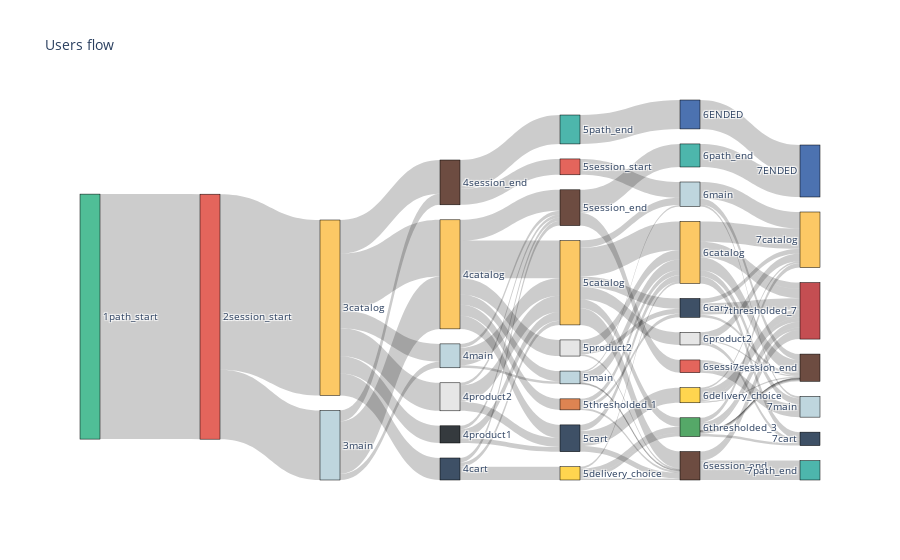

The notebook cell this image was saved under:
### Code cell
step_sankey.plot(max_steps=7, threshold=0.05, events_to_keep=['payment_done'], weight_col='user_id', title='Users flow')

### Figure 1 — Plotly figure (JSON) as saved in the notebook; plotly's stock layout.template omitted (floating-point values rounded to 4 significant figures)
{"data": [{"link": {"hovertemplate": "Step from %{source.label}<br />to %{target.label}<br />made %{value} users", "source": [0, 1, 1, 3, 3, 3, 3, 3, 3, 2, 2, 2, 5, 5, 5, 9, 9, 9, 9, 9, 9, 6, 6, 6, 4, 4, 4, 7, 7, 7, 8, 8, 15, 15, 15, 18, 18, 18, 18, 18, 18, 12, 12, 12, 12, 11, 11, 11, 16, 10, 10, 10, 14, 14, 14, 17, 17, 13, 27, 23, 23, 23, 28, 28, 28, 28, 28, 28, 21, 21, 21, 21, 22, 22, 22, 22, 25, 25, 25, 24, 22, 22, 22, 19, 19, 19, 26, 26, 20], "target": [1, 3, 2, 5, 9, 6, 4, 7, 8, 9, 6, 8, 18, 12, 17, 15, 18, 11, 10, 14, 17, 18, 11, 17, 15, 18, 17, 15, 18, 17, 16, 13, 28, 21, 26, 23, 28, 25, 22, 19, 26, 28, 22, 22, 26, 28, 25, 26, 27, 23, 28, 26, 23, 28, 26, 24, 20, 25, 33, 34, 35, 32, 29, 34, 31, 35, 35, 32, 34, 35, 35, 32, 35, 32, 35, 32, 34, 31, 32, 33, 29, 34, 32, 29, 34, 32, 30, 35, 31], "value": [3751, 2686, 1065, 337, 869, 272, 263, 429, 516, 801, 94, 170, 64, 203, 70, 200, 576, 159, 169, 247, 319, 269, 37, 60, 74, 134, 55, 137, 248, 44, 443, 243, 94, 231, 86, 158, 439, 109, 138, 193, 254, 30, 95, 54, 24, 159, 22, 15, 443, 56, 83, 30, 75, 145, 27, 353, 195, 243, 443, 73, 175, 41, 108, 311, 95, 95, 144, 197, 25, 123, 63, 20, 86, 9, 40, 14, 252, 29, 93, 353, 40, 71, 27, 58, 119, 16, 297, 139, 195]}, "node": {"color": ["rgb(80,190,151)", "rgb(228,101,92)", "rgb(191,214,222)", "rgb(252,200,101)", "rgb(53,58,62)", "rgb(62,80,102)", "rgb(191,214,222)", "rgb(230,230,230)", "rgb(109,76,65)", "rgb(252,200,101)", "rgb(221,132,82)", "rgb(191,214,222)", "rgb(255,213,79)", "rgb(228,101,92)", "rgb(230,230,230)", "rgb(62,80,102)", "rgb(77,182,172)", "rgb(109,76,65)", "rgb(252,200,101)", "rgb(230,230,230)", "rgb(228,101,92)", "rgb(255,213,79)", "rgb(85,168,104)", "rgb(62,80,102)", "rgb(77,182,172)", "rgb(191,214,222)", "rgb(109,76,65)", "rgb(76,114,176)", "rgb(252,200,101)", "rgb(62,80,102)", "rgb(77,182,172)", "rgb(191,214,222)", "rgb(109,76,65)", "rgb(76,114,176)", "rgb(252,200,101)", "rgb(196,78,82)"], "customdata": ["path_start 3751 (100.0% of total)", "session_start 3751 (100.0% of total)", "main 1065 (28.4% of total)", "catalog 2686 (71.6% of total)", "product1 263 (7.0% of total)", "cart 337 (9.0% of total)", "main 366 (9.8% of total)", "product2 429 (11.4% of total)", "session_end 686 (18.3% of total)", "catalog 1670 (44.5% of total)", "thresholded_1 169 (4.5% of total)", "main 196 (5.2% of total)", "delivery_choice 203 (5.4% of total)", "session_start 243 (6.5% of total)", "product2 247 (6.6% of total)", "cart 411 (11.0% of total)", "path_end 443 (11.8% of total)", "session_end 548 (14.6% of total)", "catalog 1291 (34.4% of total)", "product2 193 (5.1% of total)", "session_start 195 (5.2% of total)", "delivery_choice 231 (6.2% of total)", "thresholded_3 287 (7.7% of total)", "cart 289 (7.7% of total)", "path_end 353 (9.4% of total)", "main 374 (10.0% of total)", "session_end 436 (11.6% of total)", "ENDED 443 (11.8% of total)", "catalog 950 (25.3% of total)", "cart 206 (5.5% of total)", "path_end 297 (7.9% of total)", "main 319 (8.5% of total)", "session_end 417 (11.1% of total)", "ENDED 796 (21.2% of total)", "catalog 851 (22.7% of total)", "thresholded_7 865 (23.1% of total)"], "hovertemplate": "%{customdata}", "label": ["1path_start", "2session_start", "3main", "3catalog", "4product1", "4cart", "4main", "4product2", "4session_end", "4catalog", "5thresholded_1", "5main", "5delivery_choice", "5session_start", "5product2", "5cart", "5path_end", "5session_end", "5catalog", "6product2", "6session_start", "6delivery_choice", "6thresholded_3", "6cart", "6path_end", "6main", "6session_end", "6ENDED", "6catalog", "7cart", "7path_end", "7main", "7session_end", "7ENDED", "7catalog", "7thresholded_7"], "line": {"color": "black", "width": 0.5}, "pad": 15, "thickness": 20}, "type": "sankey"}], "layout": {"font": {"size": 10}, "title": {"text": "Users flow"}}}
